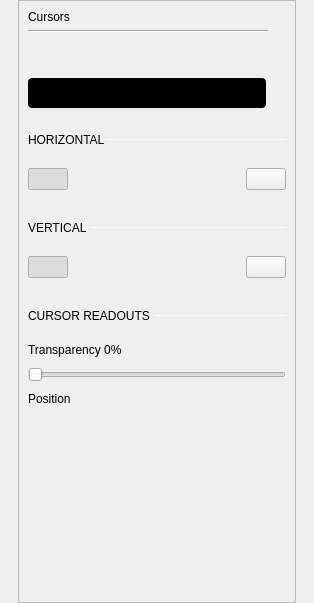
<?xml version="1.0" encoding="UTF-8"?>
<ui version="4.0">
 <class>CursorsSettings</class>
 <widget class="QWidget" name="CursorsSettings">
  <property name="geometry">
   <rect>
    <x>0</x>
    <y>0</y>
    <width>314</width>
    <height>603</height>
   </rect>
  </property>
  <property name="windowTitle">
   <string>Form</string>
  </property>
  <layout class="QVBoxLayout" name="verticalLayout">
   <property name="spacing">
    <number>0</number>
   </property>
   <property name="leftMargin">
    <number>18</number>
   </property>
   <property name="topMargin">
    <number>0</number>
   </property>
   <property name="rightMargin">
    <number>18</number>
   </property>
   <property name="bottomMargin">
    <number>0</number>
   </property>
   <item>
    <widget class="QScrollArea" name="scrollArea">
     <property name="sizePolicy">
      <sizepolicy hsizetype="Preferred" vsizetype="Preferred">
       <horstretch>0</horstretch>
       <verstretch>0</verstretch>
      </sizepolicy>
     </property>
     <property name="verticalScrollBarPolicy">
      <enum>Qt::ScrollBarAsNeeded</enum>
     </property>
     <property name="horizontalScrollBarPolicy">
      <enum>Qt::ScrollBarAlwaysOff</enum>
     </property>
     <property name="widgetResizable">
      <bool>true</bool>
     </property>
     <widget class="QWidget" name="scrollAreaWidgetContents">
      <property name="geometry">
       <rect>
        <x>0</x>
        <y>0</y>
        <width>276</width>
        <height>601</height>
       </rect>
      </property>
      <layout class="QVBoxLayout" name="verticalLayout_7">
       <item>
        <widget class="QLabel" name="label">
         <property name="sizePolicy">
          <sizepolicy hsizetype="Fixed" vsizetype="Fixed">
           <horstretch>0</horstretch>
           <verstretch>0</verstretch>
          </sizepolicy>
         </property>
         <property name="text">
          <string>Cursors</string>
         </property>
         <property name="general_settings_label" stdset="0">
          <bool>true</bool>
         </property>
        </widget>
       </item>
       <item>
        <widget class="Line" name="line">
         <property name="minimumSize">
          <size>
           <width>240</width>
           <height>2</height>
          </size>
         </property>
         <property name="maximumSize">
          <size>
           <width>240</width>
           <height>2</height>
          </size>
         </property>
         <property name="orientation">
          <enum>Qt::Horizontal</enum>
         </property>
         <property name="blue_line" stdset="0">
          <bool>true</bool>
         </property>
        </widget>
       </item>
       <item>
        <spacer name="verticalSpacer_2">
         <property name="orientation">
          <enum>Qt::Vertical</enum>
         </property>
         <property name="sizeType">
          <enum>QSizePolicy::Fixed</enum>
         </property>
         <property name="sizeHint" stdset="0">
          <size>
           <width>0</width>
           <height>15</height>
          </size>
         </property>
        </spacer>
       </item>
       <item>
        <layout class="QVBoxLayout" name="verticalLayout_5">
         <property name="spacing">
          <number>0</number>
         </property>
         <property name="sizeConstraint">
          <enum>QLayout::SetDefaultConstraint</enum>
         </property>
         <item>
          <spacer name="verticalSpacer_3">
           <property name="orientation">
            <enum>Qt::Vertical</enum>
           </property>
           <property name="sizeType">
            <enum>QSizePolicy::Fixed</enum>
           </property>
           <property name="sizeHint" stdset="0">
            <size>
             <width>10</width>
             <height>25</height>
            </size>
           </property>
          </spacer>
         </item>
         <item>
          <layout class="QVBoxLayout" name="verticalLayout_6">
           <property name="topMargin">
            <number>0</number>
           </property>
           <item>
            <widget class="adiscope::CustomSwitch" name="btnNormalTrack">
             <property name="enabled">
              <bool>true</bool>
             </property>
             <property name="sizePolicy">
              <sizepolicy hsizetype="Minimum" vsizetype="Fixed">
               <horstretch>0</horstretch>
               <verstretch>0</verstretch>
              </sizepolicy>
             </property>
             <property name="minimumSize">
              <size>
               <width>238</width>
               <height>30</height>
              </size>
             </property>
             <property name="styleSheet">
              <string notr="true">QPushButton {
min-height: 30px;
max-height: 30px;
min-width: 238px;
max-width: 238px;
background-color: black;
border-radius: 4px;
}

QPushButton:disabled {
background-color: qlineargradient(spread:pad, x1:0.5, y1:0, x2:0.501, y2:0, stop:0 #727273, stop:1 #141416);
}

QWidget#handle {
min-height: 30px;
max-height: 30px;
min-width: 119px;
max-width: 119px;
background-color: #4a64ff;
border-radius: 2px;
}

QWidget#handle:disabled {
background-color: #aaaaaa;
}

QLabel {
margin-top: 6px;
background-color: transparent;
line-height: 19px;
}

QLabel#on {
margin-top: 0px;
min-height:30px;
max-height:30px;
min-width:119px;
max-width:119px;
qproperty-alignment: AlignCenter AlignCenter;
margin-left: 0px;
color: white;
}

QLabel#on:disabled {
color: rgba(255,255,255,102);
}

QLabel#off {
margin-top: 0px;
min-height:30px;
max-height:30px;
min-width:119px;
max-width:119px;
margin-left: 119px;
color: white;
qproperty-alignment: AlignCenter AlignCenter;
}

QLabel#off:disabled {
color: rgba(255,255,255,51);
}
</string>
             </property>
             <property name="text">
              <string/>
             </property>
             <property name="checkable">
              <bool>true</bool>
             </property>
             <property name="checked">
              <bool>true</bool>
             </property>
             <property name="flat">
              <bool>false</bool>
             </property>
             <property name="leftText" stdset="0">
              <string>Normal</string>
             </property>
             <property name="rightText" stdset="0">
              <string>Track</string>
             </property>
             <property name="duration_ms" stdset="0">
              <string>0</string>
             </property>
            </widget>
           </item>
          </layout>
         </item>
         <item>
          <spacer name="verticalSpacer_7">
           <property name="orientation">
            <enum>Qt::Vertical</enum>
           </property>
           <property name="sizeType">
            <enum>QSizePolicy::Fixed</enum>
           </property>
           <property name="sizeHint" stdset="0">
            <size>
             <width>20</width>
             <height>15</height>
            </size>
           </property>
          </spacer>
         </item>
         <item>
          <layout class="QHBoxLayout" name="horizontalLayout_4">
           <property name="topMargin">
            <number>10</number>
           </property>
           <item>
            <widget class="QLabel" name="label_2">
             <property name="sizePolicy">
              <sizepolicy hsizetype="Fixed" vsizetype="Fixed">
               <horstretch>0</horstretch>
               <verstretch>0</verstretch>
              </sizepolicy>
             </property>
             <property name="text">
              <string>HORIZONTAL </string>
             </property>
             <property name="subsection_label" stdset="0">
              <bool>true</bool>
             </property>
            </widget>
           </item>
           <item>
            <widget class="Line" name="line_2">
             <property name="minimumSize">
              <size>
               <width>0</width>
               <height>1</height>
              </size>
             </property>
             <property name="maximumSize">
              <size>
               <width>16777215</width>
               <height>1</height>
              </size>
             </property>
             <property name="orientation">
              <enum>Qt::Horizontal</enum>
             </property>
             <property name="subsection_line" stdset="0">
              <bool>true</bool>
             </property>
            </widget>
           </item>
          </layout>
         </item>
         <item>
          <spacer name="verticalSpacer_10">
           <property name="orientation">
            <enum>Qt::Vertical</enum>
           </property>
           <property name="sizeType">
            <enum>QSizePolicy::Fixed</enum>
           </property>
           <property name="sizeHint" stdset="0">
            <size>
             <width>0</width>
             <height>15</height>
            </size>
           </property>
          </spacer>
         </item>
        </layout>
       </item>
       <item>
        <layout class="QVBoxLayout" name="verticalLayout_3">
         <property name="spacing">
          <number>6</number>
         </property>
         <item>
          <layout class="QHBoxLayout" name="horizontalLayout">
           <property name="topMargin">
            <number>0</number>
           </property>
           <item>
            <widget class="adiscope::CustomSwitch" name="hCursorsEnable">
             <property name="checkable">
              <bool>true</bool>
             </property>
             <property name="checked">
              <bool>true</bool>
             </property>
            </widget>
           </item>
           <item>
            <spacer name="horizontalSpacer">
             <property name="orientation">
              <enum>Qt::Horizontal</enum>
             </property>
             <property name="sizeHint" stdset="0">
              <size>
               <width>40</width>
               <height>20</height>
              </size>
             </property>
            </spacer>
           </item>
           <item>
            <widget class="adiscope::SmallOnOffSwitch" name="btnLockHorizontal">
             <property name="styleSheet">
              <string notr="true">QPushButton[use_icon=true]</string>
             </property>
             <property name="text">
              <string/>
             </property>
             <property name="checkable">
              <bool>true</bool>
             </property>
            </widget>
           </item>
          </layout>
         </item>
        </layout>
       </item>
       <item>
        <layout class="QGridLayout" name="gridLayout_2">
         <property name="horizontalSpacing">
          <number>0</number>
         </property>
         <item row="0" column="0" colspan="2">
          <spacer name="verticalSpacer_5">
           <property name="orientation">
            <enum>Qt::Vertical</enum>
           </property>
           <property name="sizeType">
            <enum>QSizePolicy::Fixed</enum>
           </property>
           <property name="sizeHint" stdset="0">
            <size>
             <width>0</width>
             <height>25</height>
            </size>
           </property>
          </spacer>
         </item>
         <item row="1" column="1">
          <widget class="Line" name="line_3">
           <property name="minimumSize">
            <size>
             <width>0</width>
             <height>1</height>
            </size>
           </property>
           <property name="maximumSize">
            <size>
             <width>16777215</width>
             <height>1</height>
            </size>
           </property>
           <property name="orientation">
            <enum>Qt::Horizontal</enum>
           </property>
           <property name="subsection_line" stdset="0">
            <bool>true</bool>
           </property>
          </widget>
         </item>
         <item row="1" column="0">
          <widget class="QLabel" name="label_3">
           <property name="sizePolicy">
            <sizepolicy hsizetype="Fixed" vsizetype="Fixed">
             <horstretch>0</horstretch>
             <verstretch>0</verstretch>
            </sizepolicy>
           </property>
           <property name="text">
            <string>VERTICAL </string>
           </property>
           <property name="subsection_label" stdset="0">
            <bool>true</bool>
           </property>
          </widget>
         </item>
         <item row="2" column="0" colspan="2">
          <spacer name="verticalSpacer_4">
           <property name="orientation">
            <enum>Qt::Vertical</enum>
           </property>
           <property name="sizeType">
            <enum>QSizePolicy::Fixed</enum>
           </property>
           <property name="sizeHint" stdset="0">
            <size>
             <width>0</width>
             <height>15</height>
            </size>
           </property>
          </spacer>
         </item>
        </layout>
       </item>
       <item>
        <layout class="QVBoxLayout" name="verticalLayout_4">
         <property name="spacing">
          <number>10</number>
         </property>
         <item>
          <layout class="QHBoxLayout" name="horizontalLayout_2">
           <property name="topMargin">
            <number>0</number>
           </property>
           <item>
            <widget class="adiscope::CustomSwitch" name="vCursorsEnable">
             <property name="checkable">
              <bool>true</bool>
             </property>
             <property name="checked">
              <bool>true</bool>
             </property>
            </widget>
           </item>
           <item>
            <spacer name="horizontalSpacer_2">
             <property name="orientation">
              <enum>Qt::Horizontal</enum>
             </property>
             <property name="sizeHint" stdset="0">
              <size>
               <width>40</width>
               <height>20</height>
              </size>
             </property>
            </spacer>
           </item>
           <item>
            <widget class="adiscope::SmallOnOffSwitch" name="btnLockVertical">
             <property name="styleSheet">
              <string notr="true">QPushButton[use_icon=true]</string>
             </property>
             <property name="text">
              <string/>
             </property>
             <property name="checkable">
              <bool>true</bool>
             </property>
            </widget>
           </item>
          </layout>
         </item>
        </layout>
       </item>
       <item>
        <layout class="QVBoxLayout" name="verticalLayout_2">
         <property name="leftMargin">
          <number>0</number>
         </property>
         <property name="topMargin">
          <number>0</number>
         </property>
         <property name="rightMargin">
          <number>0</number>
         </property>
        </layout>
       </item>
       <item>
        <widget class="QWidget" name="readoutsWidget" native="true">
         <property name="sizePolicy">
          <sizepolicy hsizetype="Expanding" vsizetype="Expanding">
           <horstretch>0</horstretch>
           <verstretch>0</verstretch>
          </sizepolicy>
         </property>
         <property name="minimumSize">
          <size>
           <width>0</width>
           <height>50</height>
          </size>
         </property>
         <layout class="QVBoxLayout" name="readoutsLayout">
          <property name="spacing">
           <number>10</number>
          </property>
          <property name="sizeConstraint">
           <enum>QLayout::SetMinimumSize</enum>
          </property>
          <property name="leftMargin">
           <number>0</number>
          </property>
          <property name="topMargin">
           <number>0</number>
          </property>
          <property name="rightMargin">
           <number>0</number>
          </property>
          <property name="bottomMargin">
           <number>0</number>
          </property>
          <item>
           <spacer name="verticalSpacer_9">
            <property name="orientation">
             <enum>Qt::Vertical</enum>
            </property>
            <property name="sizeType">
             <enum>QSizePolicy::Fixed</enum>
            </property>
            <property name="sizeHint" stdset="0">
             <size>
              <width>0</width>
              <height>0</height>
             </size>
            </property>
           </spacer>
          </item>
          <item>
           <layout class="QGridLayout" name="gridLayout_5">
            <property name="topMargin">
             <number>0</number>
            </property>
            <property name="horizontalSpacing">
             <number>0</number>
            </property>
            <item row="1" column="1">
             <widget class="Line" name="line_4">
              <property name="minimumSize">
               <size>
                <width>0</width>
                <height>1</height>
               </size>
              </property>
              <property name="maximumSize">
               <size>
                <width>16777215</width>
                <height>1</height>
               </size>
              </property>
              <property name="autoFillBackground">
               <bool>false</bool>
              </property>
              <property name="frameShadow">
               <enum>QFrame::Sunken</enum>
              </property>
              <property name="lineWidth">
               <number>1</number>
              </property>
              <property name="midLineWidth">
               <number>0</number>
              </property>
              <property name="orientation">
               <enum>Qt::Horizontal</enum>
              </property>
              <property name="subsection_line" stdset="0">
               <bool>true</bool>
              </property>
             </widget>
            </item>
            <item row="1" column="0">
             <widget class="QLabel" name="label_6">
              <property name="sizePolicy">
               <sizepolicy hsizetype="Fixed" vsizetype="Fixed">
                <horstretch>0</horstretch>
                <verstretch>0</verstretch>
               </sizepolicy>
              </property>
              <property name="text">
               <string>CURSOR READOUTS </string>
              </property>
              <property name="subsection_label" stdset="0">
               <bool>true</bool>
              </property>
             </widget>
            </item>
            <item row="2" column="0" colspan="2">
             <spacer name="verticalSpacer_11">
              <property name="orientation">
               <enum>Qt::Vertical</enum>
              </property>
              <property name="sizeType">
               <enum>QSizePolicy::Fixed</enum>
              </property>
              <property name="sizeHint" stdset="0">
               <size>
                <width>0</width>
                <height>10</height>
               </size>
              </property>
             </spacer>
            </item>
            <item row="0" column="0" colspan="2">
             <spacer name="verticalSpacer_6">
              <property name="orientation">
               <enum>Qt::Vertical</enum>
              </property>
              <property name="sizeType">
               <enum>QSizePolicy::Fixed</enum>
              </property>
              <property name="sizeHint" stdset="0">
               <size>
                <width>0</width>
                <height>25</height>
               </size>
              </property>
             </spacer>
            </item>
           </layout>
          </item>
          <item>
           <widget class="QLabel" name="transLabel">
            <property name="text">
             <string>Transparency 0%</string>
            </property>
           </widget>
          </item>
          <item>
           <widget class="QSlider" name="horizontalSlider">
            <property name="styleSheet">
             <string notr="true"/>
            </property>
            <property name="orientation">
             <enum>Qt::Horizontal</enum>
            </property>
           </widget>
          </item>
          <item>
           <widget class="QLabel" name="label_8">
            <property name="text">
             <string>Position</string>
            </property>
           </widget>
          </item>
          <item>
           <layout class="QHBoxLayout" name="horizontalLayout_3">
            <property name="spacing">
             <number>0</number>
            </property>
            <property name="topMargin">
             <number>0</number>
            </property>
            <item>
             <widget class="QWidget" name="posSelect" native="true">
              <property name="sizePolicy">
               <sizepolicy hsizetype="Fixed" vsizetype="Fixed">
                <horstretch>0</horstretch>
                <verstretch>0</verstretch>
               </sizepolicy>
              </property>
              <property name="minimumSize">
               <size>
                <width>80</width>
                <height>80</height>
               </size>
              </property>
             </widget>
            </item>
           </layout>
          </item>
         </layout>
        </widget>
       </item>
       <item>
        <spacer name="verticalSpacer">
         <property name="orientation">
          <enum>Qt::Vertical</enum>
         </property>
         <property name="sizeType">
          <enum>QSizePolicy::Expanding</enum>
         </property>
         <property name="sizeHint" stdset="0">
          <size>
           <width>20</width>
           <height>40</height>
          </size>
         </property>
        </spacer>
       </item>
      </layout>
     </widget>
    </widget>
   </item>
  </layout>
 </widget>
 <customwidgets>
  <customwidget>
   <class>adiscope::CustomSwitch</class>
   <extends>QPushButton</extends>
   <header>customSwitch.hpp</header>
  </customwidget>
  <customwidget>
   <class>adiscope::SmallOnOffSwitch</class>
   <extends>QPushButton</extends>
   <header>smallOnOffSwitch.hpp</header>
  </customwidget>
 </customwidgets>
 <resources/>
 <connections/>
</ui>
